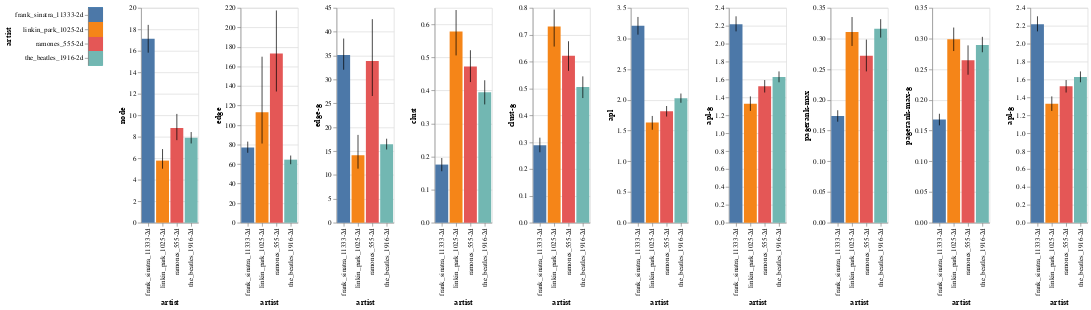

The notebook cell saved with this chart:
### Code cell
# bar graph
selection = alt.selection_multi(fields=['artist',])
color = alt.condition(selection, alt.Color('artist:N', legend=None),alt.value('lightgray'))
bars = alt.Chart(df).mark_bar().encode(
    x='artist:O',
    color=color,
    tooltip='artist'
).interactive()
error_bars = alt.Chart(df).mark_errorbar(extent='ci').encode(
    x='artist:O',
)
res = bars.encode(y=f'mean({features[0]}):Q')+error_bars.encode(y=f'{features[0]}:Q')
for i in features[1:]:
    res = res|bars.encode(y=f'mean({i}):Q')+error_bars.encode(y=f'{i}:Q')
alt.Chart(df).mark_rect().encode(y='artist', color=color).add_selection(selection) | res

### Figure 1 — Vega-Lite specification as saved in the notebook (floating-point values rounded to 4 significant figures; data arrays with more than 128 entries replaced by an {"elided": "..."} marker saying what was removed)
{"config": {"view": {"continuousWidth": 400, "continuousHeight": 300}}, "hconcat": [{"mark": "rect", "encoding": {"color": {"condition": {"type": "nominal", "field": "artist", "legend": null, "selection": "selector001"}, "value": "lightgray"}, "y": {"type": "nominal", "field": "artist"}}, "selection": {"selector001": {"type": "multi", "fields": ["artist"]}}}, {"hconcat": [{"layer": [{"mark": "bar", "encoding": {"color": {"condition": {"type": "nominal", "field": "artist", "legend": null, "selection": "selector001"}, "value": "lightgray"}, "tooltip": {"type": "nominal", "field": "artist"}, "x": {"type": "ordinal", "field": "artist"}, "y": {"type": "quantitative", "aggregate": "mean", "field": "node"}}, "selection": {"selector002": {"type": "interval", "bind": "scales", "encodings": ["x", "y"]}}}, {"mark": {"type": "errorbar", "extent": "ci"}, "encoding": {"x": {"type": "ordinal", "field": "artist"}, "y": {"type": "quantitative", "field": "node"}}}]}, {"layer": [{"mark": "bar", "encoding": {"color": {"condition": {"type": "nominal", "field": "artist", "legend": null, "selection": "selector001"}, "value": "lightgray"}, "tooltip": {"type": "nominal", "field": "artist"}, "x": {"type": "ordinal", "field": "artist"}, "y": {"type": "quantitative", "aggregate": "mean", "field": "edge"}}, "selection": {"selector002": {"type": "interval", "bind": "scales", "encodings": ["x", "y"]}}}, {"mark": {"type": "errorbar", "extent": "ci"}, "encoding": {"x": {"type": "ordinal", "field": "artist"}, "y": {"type": "quantitative", "field": "edge"}}}]}, {"layer": [{"mark": "bar", "encoding": {"color": {"condition": {"type": "nominal", "field": "artist", "legend": null, "selection": "selector001"}, "value": "lightgray"}, "tooltip": {"type": "nominal", "field": "artist"}, "x": {"type": "ordinal", "field": "artist"}, "y": {"type": "quantitative", "aggregate": "mean", "field": "edge-g"}}, "selection": {"selector002": {"type": "interval", "bind": "scales", "encodings": ["x", "y"]}}}, {"mark": {"type": "errorbar", "extent": "ci"}, "encoding": {"x": {"type": "ordinal", "field": "artist"}, "y": {"type": "quantitative", "field": "edge-g"}}}]}, {"layer": [{"mark": "bar", "encoding": {"color": {"condition": {"type": "nominal", "field": "artist", "legend": null, "selection": "selector001"}, "value": "lightgray"}, "tooltip": {"type": "nominal", "field": "artist"}, "x": {"type": "ordinal", "field": "artist"}, "y": {"type": "quantitative", "aggregate": "mean", "field": "clust"}}, "selection": {"selector002": {"type": "interval", "bind": "scales", "encodings": ["x", "y"]}}}, {"mark": {"type": "errorbar", "extent": "ci"}, "encoding": {"x": {"type": "ordinal", "field": "artist"}, "y": {"type": "quantitative", "field": "clust"}}}]}, {"layer": [{"mark": "bar", "encoding": {"color": {"condition": {"type": "nominal", "field": "artist", "legend": null, "selection": "selector001"}, "value": "lightgray"}, "tooltip": {"type": "nominal", "field": "artist"}, "x": {"type": "ordinal", "field": "artist"}, "y": {"type": "quantitative", "aggregate": "mean", "field": "clust-g"}}, "selection": {"selector002": {"type": "interval", "bind": "scales", "encodings": ["x", "y"]}}}, {"mark": {"type": "errorbar", "extent": "ci"}, "encoding": {"x": {"type": "ordinal", "field": "artist"}, "y": {"type": "quantitative", "field": "clust-g"}}}]}, {"layer": [{"mark": "bar", "encoding": {"color": {"condition": {"type": "nominal", "field": "artist", "legend": null, "selection": "selector001"}, "value": "lightgray"}, "tooltip": {"type": "nominal", "field": "artist"}, "x": {"type": "ordinal", "field": "artist"}, "y": {"type": "quantitative", "aggregate": "mean", "field": "apl"}}, "selection": {"selector002": {"type": "interval", "bind": "scales", "encodings": ["x", "y"]}}}, {"mark": {"type": "errorbar", "extent": "ci"}, "encoding": {"x": {"type": "ordinal", "field": "artist"}, "y": {"type": "quantitative", "field": "apl"}}}]}, {"layer": [{"mark": "bar", "encoding": {"color": {"condition": {"type": "nominal", "field": "artist", "legend": null, "selection": "selector001"}, "value": "lightgray"}, "tooltip": {"type": "nominal", "field": "artist"}, "x": {"type": "ordinal", "field": "artist"}, "y": {"type": "quantitative", "aggregate": "mean", "field": "apl-g"}}, "selection": {"selector002": {"type": "interval", "bind": "scales", "encodings": ["x", "y"]}}}, {"mark": {"type": "errorbar", "extent": "ci"}, "encoding": {"x": {"type": "ordinal", "field": "artist"}, "y": {"type": "quantitative", "field": "apl-g"}}}]}, {"layer": [{"mark": "bar", "encoding": {"color": {"condition": {"type": "nominal", "field": "artist", "legend": null, "selection": "selector001"}, "value": "lightgray"}, "tooltip": {"type": "nominal", "field": "artist"}, "x": {"type": "ordinal", "field": "artist"}, "y": {"type": "quantitative", "aggregate": "mean", "field": "pagerank-max"}}, "selection": {"selector002": {"type": "interval", "bind": "scales", "encodings": ["x", "y"]}}}, {"mark": {"type": "errorbar", "extent": "ci"}, "encoding": {"x": {"type": "ordinal", "field": "artist"}, "y": {"type": "quantitative", "field": "pagerank-max"}}}]}, {"layer": [{"mark": "bar", "encoding": {"color": {"condition": {"type": "nominal", "field": "artist", "legend": null, "selection": "selector001"}, "value": "lightgray"}, "tooltip": {"type": "nominal", "field": "artist"}, "x": {"type": "ordinal", "field": "artist"}, "y": {"type": "quantitative", "aggregate": "mean", "field": "pagerank-max-g"}}, "selection": {"selector002": {"type": "interval", "bind": "scales", "encodings": ["x", "y"]}}}, {"mark": {"type": "errorbar", "extent": "ci"}, "encoding": {"x": {"type": "ordinal", "field": "artist"}, "y": {"type": "quantitative", "field": "pagerank-max-g"}}}]}, {"layer": [{"mark": "bar", "encoding": {"color": {"condition": {"type": "nominal", "field": "artist", "legend": null, "selection": "selector001"}, "value": "lightgray"}, "tooltip": {"type": "nominal", "field": "artist"}, "x": {"type": "ordinal", "field": "artist"}, "y": {"type": "quantitative", "aggregate": "mean", "field": "apl-g"}}, "selection": {"selector002": {"type": "interval", "bind": "scales", "encodings": ["x", "y"]}}}, {"mark": {"type": "errorbar", "extent": "ci"}, "encoding": {"x": {"type": "ordinal", "field": "artist"}, "y": {"type": "quantitative", "field": "apl-g"}}}]}]}], "data": {"name": "data-5910551f2af43714a9490e6a34755542"}, "$schema": "https://vega.github.io/schema/vega-lite/v4.8.1.json", "datasets": {"data-5910551f2af43714a9490e6a34755542": {"elided": "389 records"}}}
